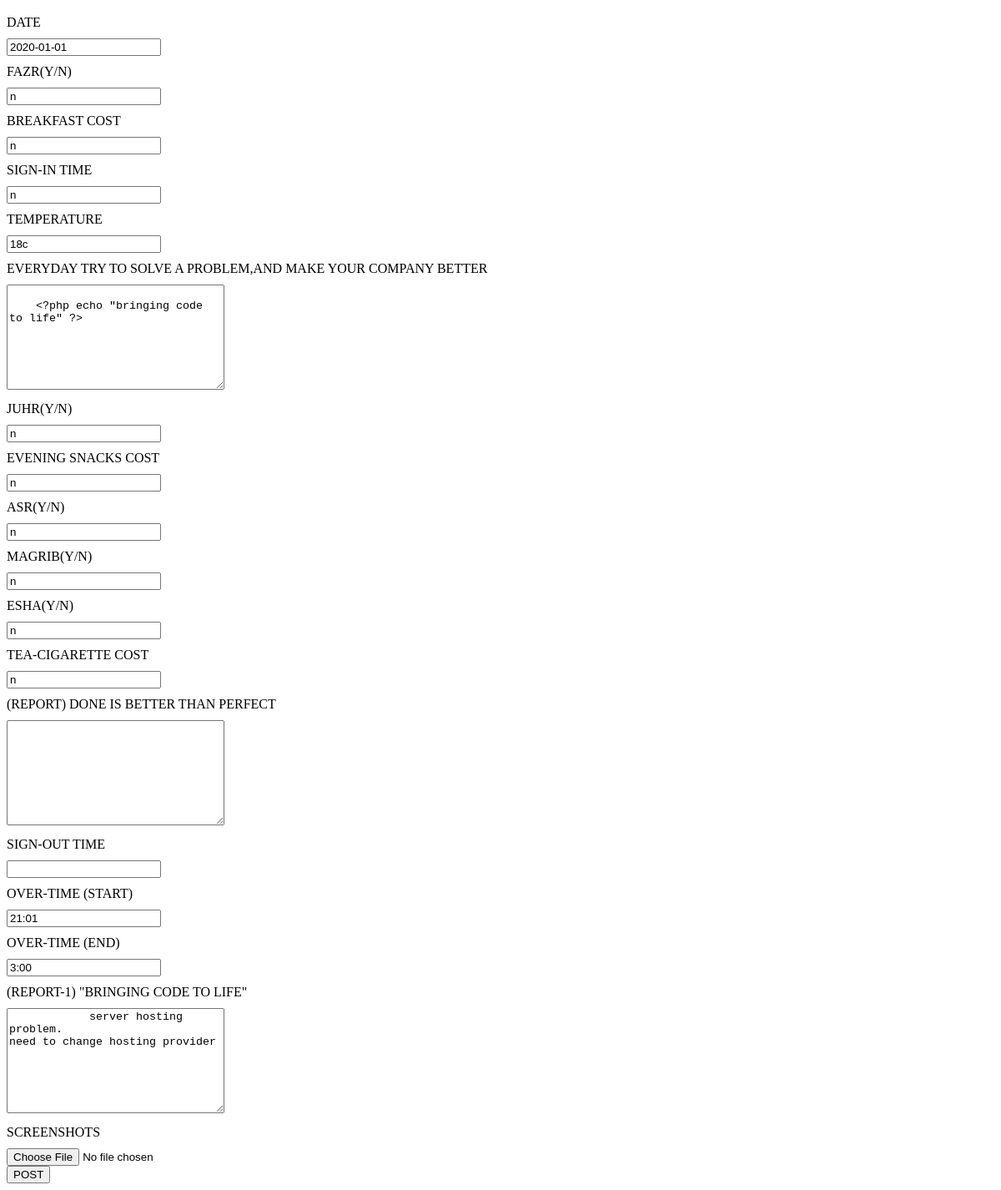
The page /edit-form.php?subject=53 on the database its author committed.
### tables this page shows
CREATE TABLE `december` (
  `sl` int(100) NOT NULL,
  `dc_date` date NOT NULL,
  `fazr` varchar(100) NOT NULL,
  `breakfastcost` varchar(100) NOT NULL,
  `signintime` varchar(100) NOT NULL,
  `temperature` varchar(100) NOT NULL,
  `problem` varchar(300) NOT NULL,
  `juhr` varchar(100) NOT NULL,
  `snackscost` varchar(100) NOT NULL,
  `asr` varchar(100) NOT NULL,
  `magrib` varchar(100) NOT NULL,
  `esha` varchar(100) NOT NULL,
  `tea` varchar(100) NOT NULL,
  `report` varchar(500) NOT NULL,
  `signout` varchar(100) NOT NULL,
  `overstart` varchar(100) NOT NULL,
  `overend` varchar(100) NOT NULL,
  `report1` varchar(500) NOT NULL,
  `image` varchar(100) NOT NULL
);

### edit-form.php (the view, shortened to what this page needs)
<?php
$sl= $_GET['subject'];
$conn= mysqli_connect('localhost','root','','my-excel');
$sql = "SELECT * FROM december WHERE sl=$sl";
$data=mysqli_query($conn,$sql);
$tukra=mysqli_fetch_array($data);
?>
 <!DOCTYPE html>
 <html lang="en">
 <head>
   <link rel="stylesheet" href="css/form.css">
 </head>
 <body>
   <div class="form">
   <form action="update.php?res=<?php echo $sl; ?>" method="post" enctype="multipart/form-data">
     <label for="date">DATE</label>
     <input name="date" type="text" value="<?php echo $tukra['dc_date']; ?>">
     <label for="fazr">FAZR(Y/N)</label>
     <input name="fazr" type="text" value="<?php echo $tukra['fazr']; ?>">
     <label for="breakfast-cost">BREAKFAST COST</label>
     <input name="breakfast-cost" type="text" value="<?php echo $tukra['breakfastcost']?>"></input>
     <label for="signin-time">SIGN-IN TIME</label>
     <input name="signin-time" type="text" value="<?php echo $tukra['signintime']?>">
     <label for="temperature">TEMPERATURE</label>
     <input name="temperature" type="text" value="<?php echo $tukra['temperature']?>">
     <label for="everyday">EVERYDAY TRY TO SOLVE A PROBLEM,AND MAKE YOUR COMPANY BETTER </label>
     <textarea name="everyday" rows="8" cols="30" >
      <?php echo $tukra['problem']?>
     </textarea>
     <label for="juhr">JUHR(Y/N)</label>
     <input name="juhr" type="text" value="<?php echo $tukra['juhr']?>">
     <label for="evening">EVENING SNACKS COST</label>
     <input name="evening" type="text" value="<?php echo $tukra['snackscost']?>">
     <label for="asr">ASR(Y/N)</label>
     <input name="asr" type="text" value="<?php echo $tukra['asr']?>">
     <label for="magrib">MAGRIB(Y/N)</label>
     <input name="magrib" type="text" value="<?php echo $tukra['magrib']?>">
     <label for="esha">ESHA(Y/N)</label>
     <input name="esha" type="text" value="<?php echo $tukra['esha']?>">
     <label for="tea-cigarette">TEA-CIGARETTE COST</label>
     <input name="tea-cigarette" type="text" value="<?php echo $tukra['tea']?>">
     <label for="report">(REPORT) DONE IS BETTER THAN PERFECT</label>
     <textarea name="report" rows="8" cols="30">
      <?php echo $tukra['report']?>
     </textarea>
     <label for="sign-out">SIGN-OUT TIME</label>
     <input name="sign-out" type="text" value="<?php echo $tukra['signout']?>">
     <label for="over-time-start">OVER-TIME (START)</label>
     <input name="over-time-start" type="text" value="<?php echo $tukra['overstart']?>">
     <label for="over-time-end">OVER-TIME (END)</label>
     <input name="over-time-end" type="text" value="<?php echo $tukra['overend']?>">
     <label for="report-1">(REPORT-1) "BRINGING CODE TO LIFE" </label>
     <textarea name="report-1" rows="8" cols="30">
      <?php echo $tukra['report1']?>
     </textarea>
     <label for="ss">SCREENSHOTS</label>
     <input name="ss" type="file">
     <input name="submit"  type="submit" value="POST">
   </form>
   </div>
 </body>
 </html>

### css/form.css (style rules this page uses)
.form label { padding:10px 0px; display: block; }
form input[type="text"], form input[type="date"], form input[type="file"], form input[type="submit"] { display: block; }

### rows shown on the page
december: date "2020-01-01", fazr "n", breakfast-cost "n", signin-time "n", temperature "18c", everyday "<?php echo \"bringing code to life\" ?>", juhr "n", evening "n", asr "n", magrib "n", esha "n", tea-cigarette "n", over-time-start "21:01", over-time-end "3:00", report-1 "server hosting problem. need to change hosting provider"
